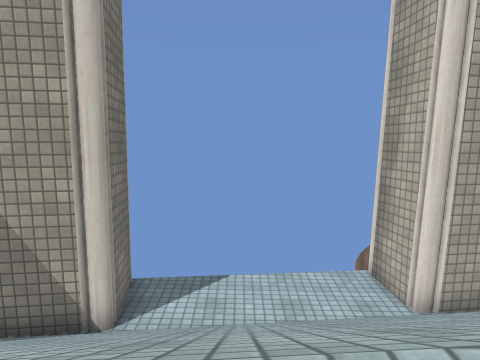
view 1 (above)

17 first-person views from a walk through a scene from a Unity 3-D project. The camera is 0.51 m above the floor, tilts 6° down and sees 70° across. The floor is counted in squares, 0.5 m on a side. Each view is taken from the middle of a square. On the plan, view 1 faces up. The plan holds only what a view shows up to about 13 squares ahead; the rest is blank. The place goes on beyond the plan. Surface patterns are stand-ins for the level's own textures.

view 2
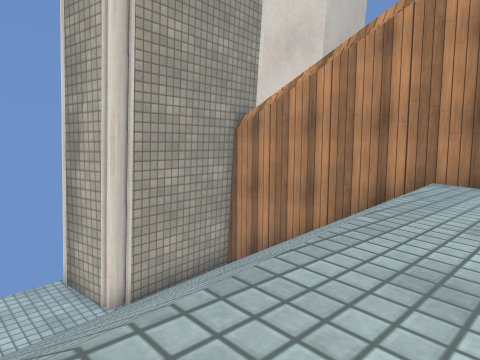

view 3
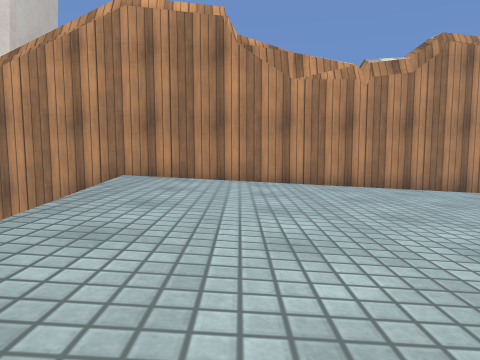

view 4
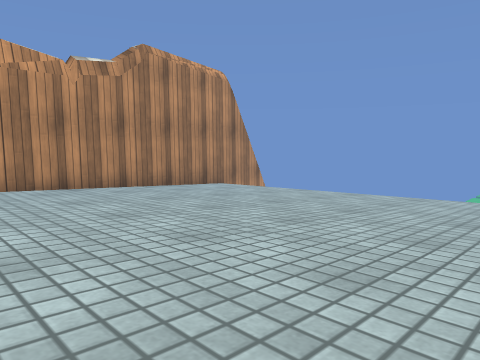

view 5
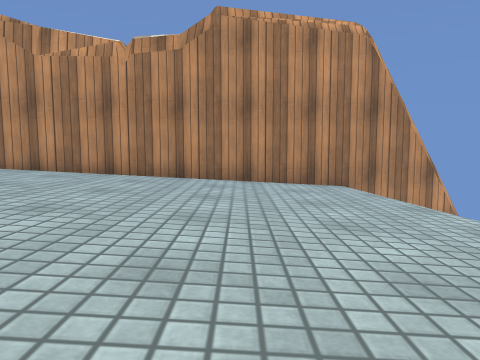

view 6
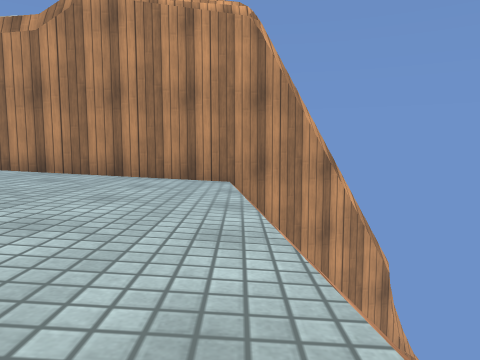

view 7
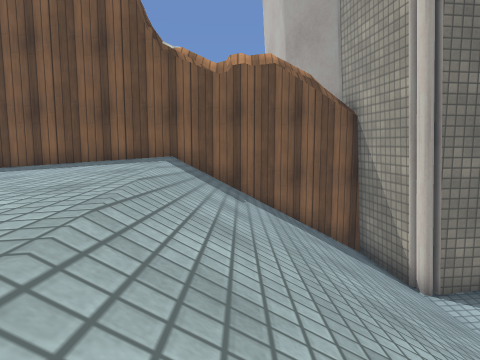

view 8
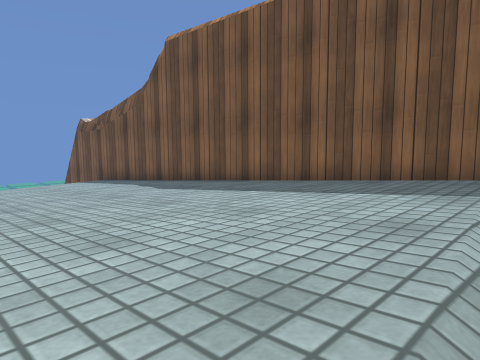

view 9
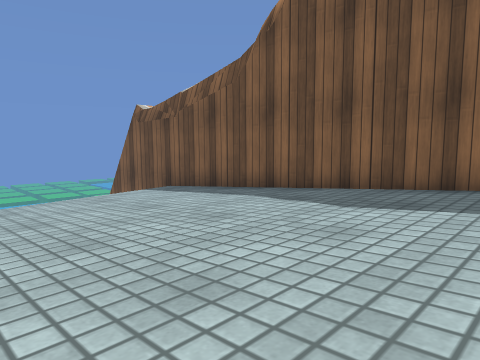

view 10
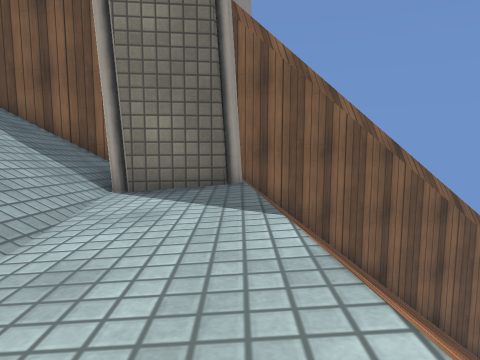

view 11
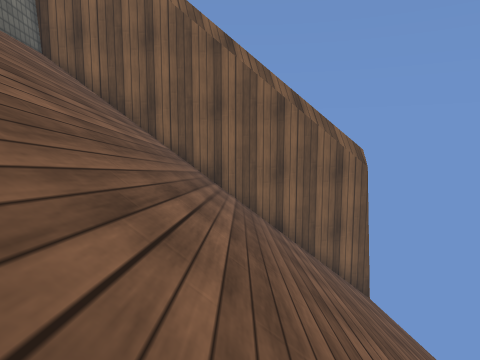

view 12
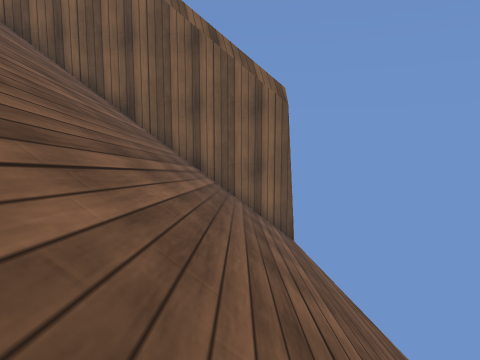

view 13
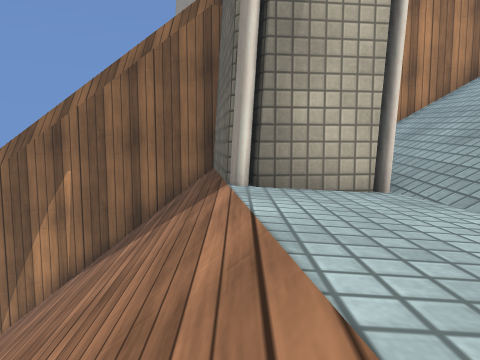

view 14
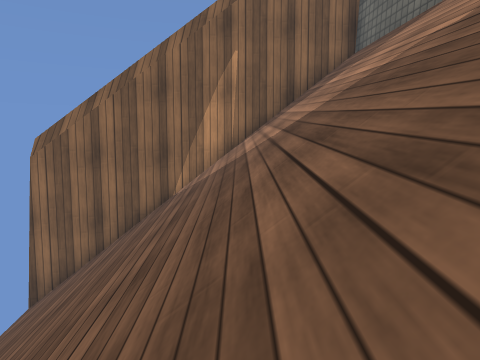

view 15
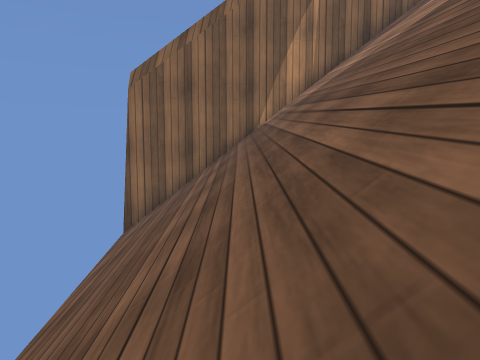

view 16
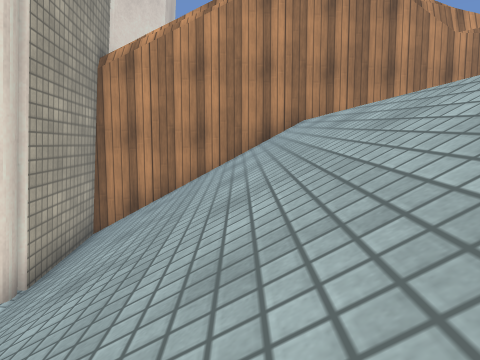

view 17
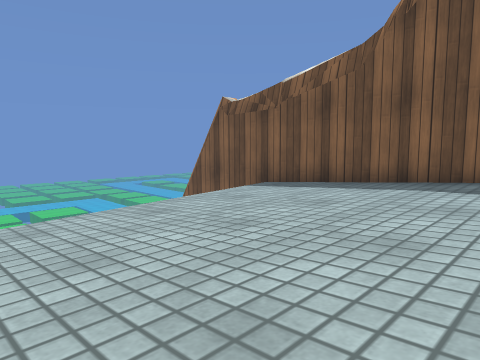

### Floor plan
Key: @ floor where view 1 was taken; # wall or solid block; . main floor; : floor 0.15 m higher than the main floor; - floor 0.2 m lower than the main floor; + floor 0.3 m higher than the main floor; _ floor 1.45 m lower than the main floor; < floor 1.6 m lower than the main floor; ( floor 5.8 m lower than the main floor; / step, stairs or slope; ^ raised ledge; v drop or lower ground.
Columns run from 9 left of view 1 to 14 right of it. Each row starts with its distance up from view 1.
 24                  (#
 23          /////////#
 22 #/////////////////#
 21 #/////////////////#
 20 #/////////////////#
 19 #/////////////////#
 18 #/////////////////#
 17 ##////////////////##
 16  #/////////////////#
 15  #/////////////////#
 14  #/////////////////#
 13  #/////////////////#
 12  #///////////_######
 11  #/###_______<##
 10  ### #____<<<<######
  9      #/<<<<<</##///##
  8   ####//////////////#
  7   #/////////////////#
  6   #/////////////////#
  5   #/////////////////#
  4   #/////////////////#
  3   #/////////////////#
  2   ##//////////++++++##
  1    #//+++++++++++++++#
  0    #+++++@++++++++++:#
 -1    #+++++++++++++::::#
 -2    #++++++++++:::::::#
 -3    #+++++++::::::::::#
 -4    #++++:::::::::::..#
 -5    #::::::::::::.....#
 -6    ##:::::::.........##
 -7     #::::.............#
 -8     #:................#
 -9     #.................#
-10     #................-#
-11     #.............----#
-12     #..........-------#
-13     #.......--------vv#
-14     ##...--/vvvvv     #
-15      #v               v
-16      #                v^
-17      #                vv

Positions as (right, up) in squares from view 1, and headings:
1: (0, 0), facing up
2: (1, 0), facing up-right
3: (0, -1), facing right
4: (0, -1), facing down-right
5: (1, -9), facing right
6: (2, -13), facing right
7: (6, 3), facing left
8: (3, 2), facing down-left
9: (3, -4), facing down-left
10: (4, 11), facing left
11: (4, 17), facing left
12: (4, 20), facing left
13: (-1, 12), facing right
14: (-3, 17), facing right
15: (-4, 20), facing right
16: (-1, 5), facing right
17: (5, -7), facing down-left
